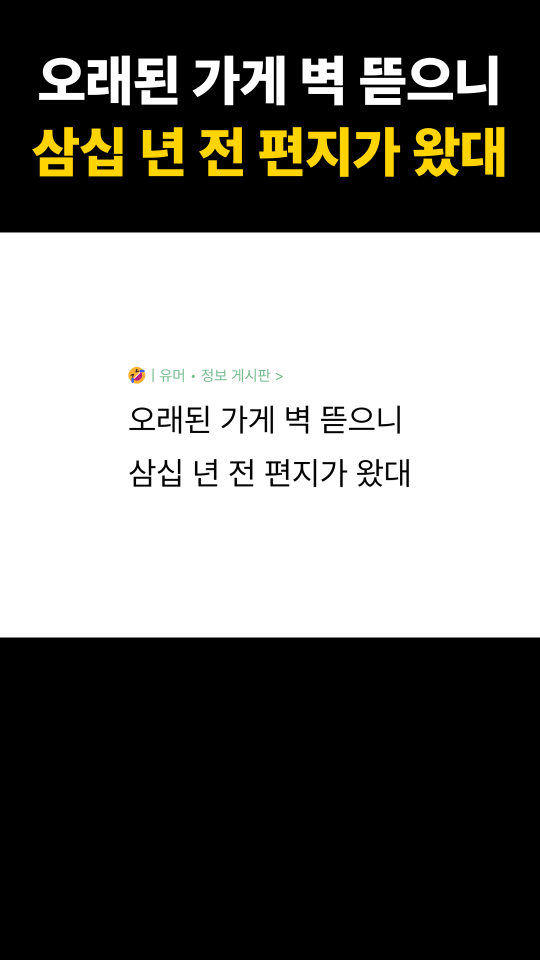
#> input picture tests/fixtures/intro_golden/frame_015.png, 1080 x 1920 px (shown at 1/2 size)
$ python -i captures.py   (imports and definitions only)
#> lines starting #> are read from the running program, lines starting #| are printed output that depends on the picture
"""게시글 첨부 그림 → 4:3 캡처 카드. 세로로 긴 그림은 빈 줄(여백)에서 내용 단위로 2~3조각으로 자른다.

영상 캡처 수십 장을 회색 줄로 이어 붙인 '칸 쌓기' 그림(697×27522)은 조각내면 읽을 수 없는 가는 띠가 되어
`panel_boxes` 로 칸을 먼저 알아낸다(주제에 맞는 칸만 골라 쓰기). 칸 쌓기가 아니면 None.
"""
from __future__ import annotations

from pathlib import Path

import numpy as np
from PIL import Image

from recap_shorts.render.cards import make_card

TALL_RATIO = 1.25     # 높이/너비가 이 이상이면 조각으로 나눔
PIECE_RATIO = 0.95    # 조각 하나의 목표 높이/너비
MAX_PIECES = 3


def piece_count(w: int, h: int) -> int:
    if h <= TALL_RATIO * w:
        return 1
    return max(2, min(MAX_PIECES, round(h / (PIECE_RATIO * w))))


def split_points(im: Image.Image, n: int, window: float = 0.12) -> list[int]:
    """[0, c1, ..., h]. 이상적 경계(k*h/n) 근처 ±window*h 안에서 가장 '빈'(밝기 변화 적은) 줄을 고른다."""
    h = im.height
    if n <= 1:
        return [0, h]
    g = np.asarray(im.convert("L"), dtype=np.float32)
    row_std = g.std(axis=1)
    k = 7
    smooth = np.convolve(row_std, np.ones(k) / k, mode="same")
    pts = [0]
    for i in range(1, n):
        ideal = int(h * i / n)
        lo, hi = max(pts[-1] + 40, int(ideal - window * h)), min(h - 40, int(ideal + window * h))
        if lo >= hi:
            pts.append(ideal)
            continue
        seg = smooth[lo:hi]
        flat = np.nonzero(seg <= seg.min() + 1.0)[0]            # 가장 빈 줄들 중 이상적 경계에 가장 가까운 줄
        pts.append(int(lo + flat[np.argmin(np.abs(lo + flat - ideal))]))
    pts.append(h)
    return pts


def pieces_of(path: str | Path, n: int | None = None) -> list[tuple[int, int, int, int]]:
    """원본 좌표의 자르기 상자 목록."""
    with Image.open(path) as im:
#> im is the input picture: PIL image 1080x1920 RGB; mean R, G, B 115.8, 114.9, 110.6
        im = im.convert("RGB")
        n = n or piece_count(im.width, im.height)
#> n = 2
        pts = split_points(im, n)
#> in split_points, `g = np.asarray(im.convert("L"), dtype=np.float32)`:
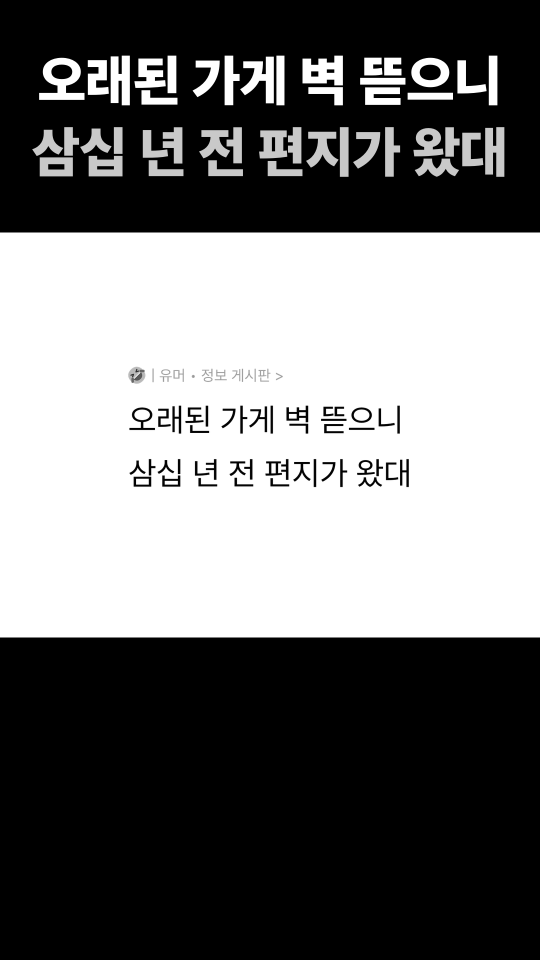
#> g: shape (1920, 1080) float32 (shown at 1/2 size); min 0, max 255, mean 114.7
#> in split_points, `row_std = g.std(axis=1)`: row_std = 1920 values, max 126 at index 158, min 0 at index 0, mean 15.7
#> in split_points, `smooth = np.convolve(row_std, np.ones(k) / k, mode="same")`: smooth = 1920 values, max 125.3 at index 126, min 0 at index 0, mean 15.7
#> after the loop in split_points, `for i in range(1, n):`: pts = [0, 977]
#> pts = [0, 977, 1920]
    with Image.open(path) as im:
        w = im.width
#> w = 1080
    return [(0, a, w, b) for a, b in zip(pts[:-1], pts[1:])]


# [55 lines left out: functions make_cards_for_image, panel_boxes, not called in this run]

>>> result = pieces_of('../../tests/fixtures/intro_golden/frame_015.png')
#> result = [(0, 0, 1080, 977), (0, 977, 1080, 1920)]
